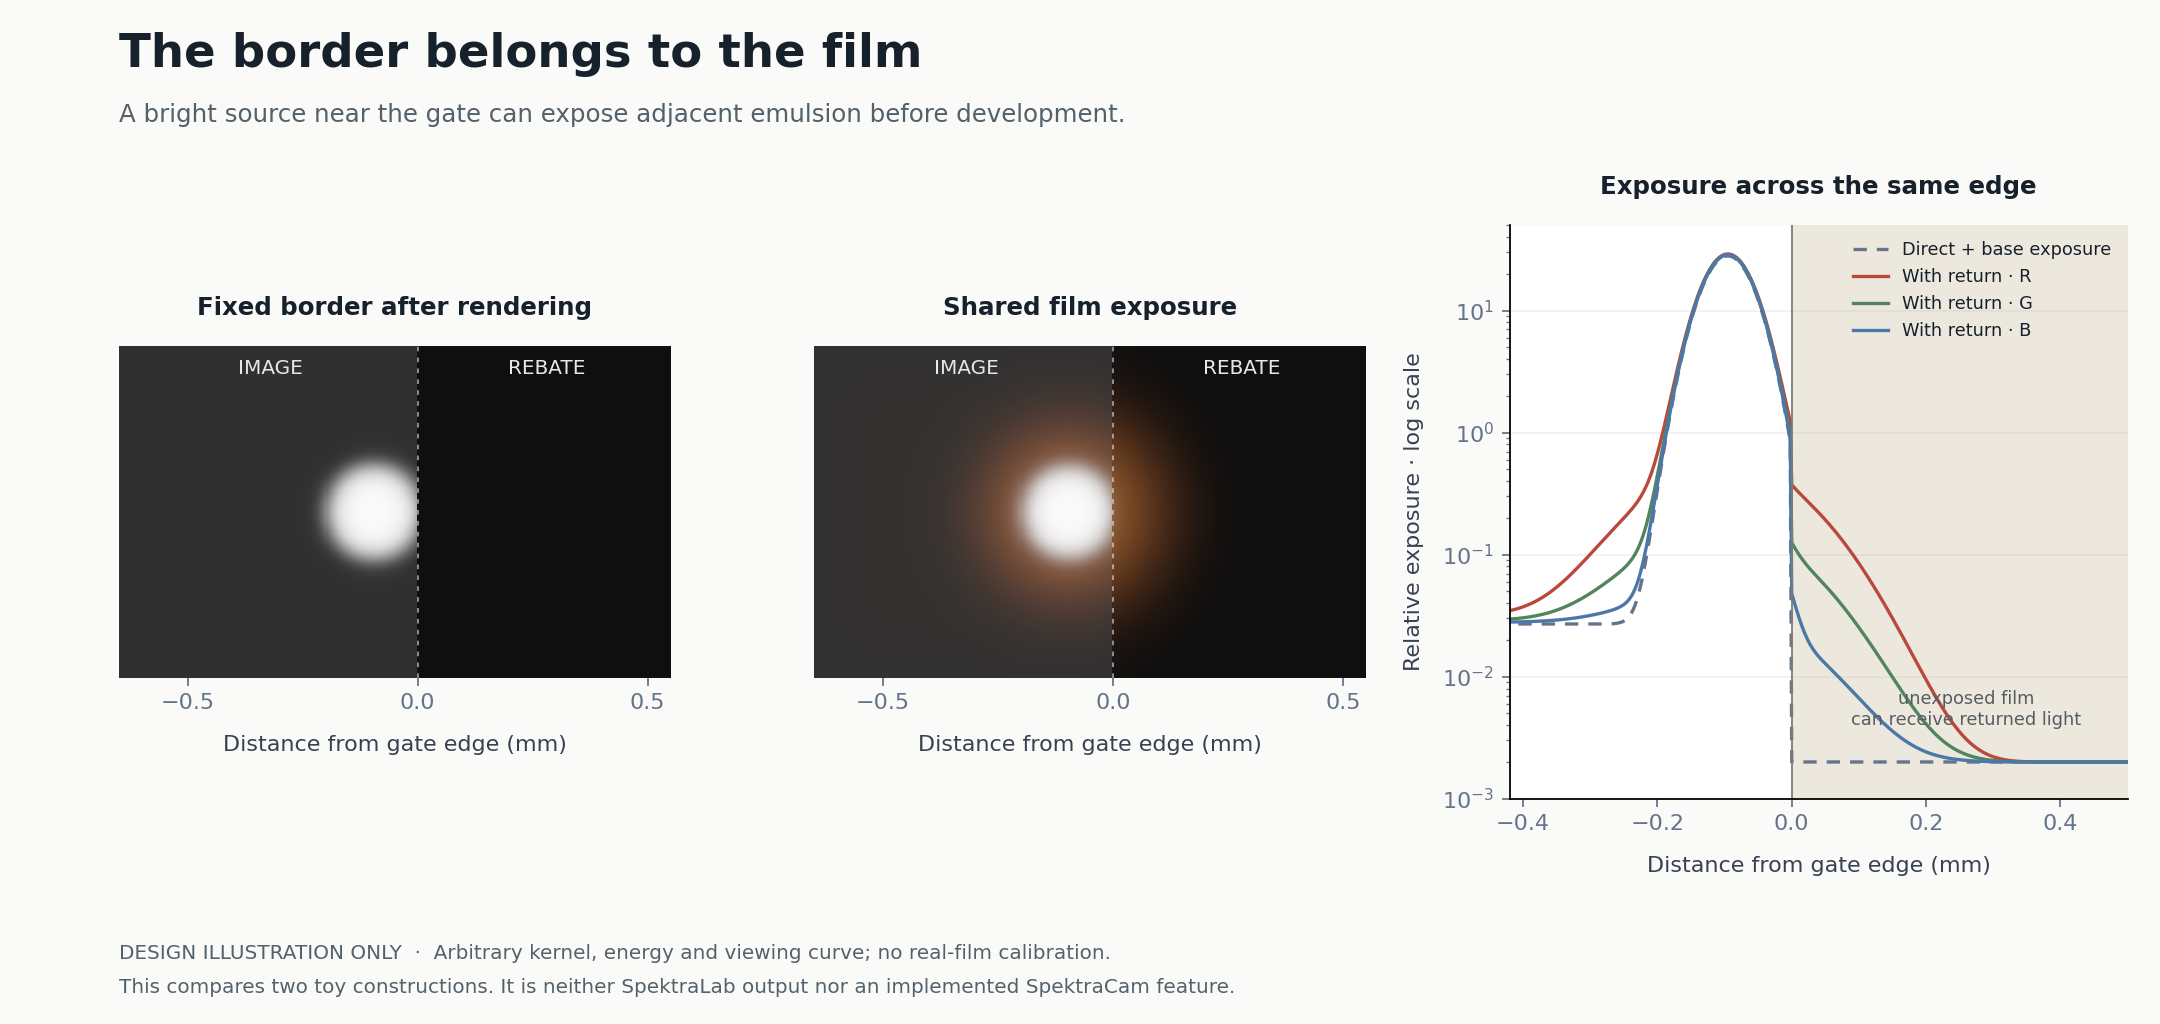

This figure's Python source:
"""Illustrate gate clipping versus shared film exposure; not a calibrated film model.

Run with the project's existing Reference/.venv Python. Generates PNG and SVG
beside this script. This is research material, not application rendering code.
"""

from pathlib import Path

import matplotlib

matplotlib.use("Agg")
import matplotlib.pyplot as plt
import numpy as np
from scipy.ndimage import gaussian_filter


OUT = Path(__file__).resolve().parent
x = np.linspace(-0.65, 0.55, 540)
y = np.linspace(-0.36, 0.36, 324)
xx, yy = np.meshgrid(x, y)
gate = xx < 0
source = 0.025 + 28 * np.exp(-((xx + 0.095) ** 2 + yy**2) / (2 * 0.035**2))
direct = source * gate
fog = 0.002
plain = np.repeat((direct + fog)[..., None], 3, axis=2)
integrated = plain.copy()
pitch = x[1] - x[0]
for channel, energy in enumerate((0.16, 0.045, 0.009)):
    # Arbitrary, normalized, zero-padded example kernels. No off-frame light
    # is invented; only light admitted by the gate supplies the returned field.
    scatter = gaussian_filter(direct, 0.018 / pitch, mode="constant")
    returned = gaussian_filter(direct, 0.095 / pitch, mode="constant")
    integrated[..., channel] += 0.025 * scatter + energy * returned


def display(exposure):
    # Merely a monotonic viewing transform, not film development or printing.
    return np.clip(exposure / (1 + exposure), 0, 1) ** (1 / 2.2)


plt.rcParams.update(
    {
        "font.family": "DejaVu Sans",
        "font.size": 10,
        "axes.spines.top": False,
        "axes.spines.right": False,
        "axes.labelcolor": "#374151",
        "text.color": "#17212b",
        "xtick.color": "#64748b",
        "ytick.color": "#64748b",
        "svg.fonttype": "none",
    }
)
fig = plt.figure(figsize=(13.5, 6.4), facecolor="#fafaf8")
grid = fig.add_gridspec(1, 3, width_ratios=(1, 1, 1.12), wspace=0.25)
for col, (pixels, title) in enumerate(
    ((plain, "Fixed border after rendering"), (integrated, "Shared film exposure"))
):
    ax = fig.add_subplot(grid[col])
    ax.imshow(
        display(pixels), origin="lower", extent=(x[0], x[-1], y[0], y[-1]),
        aspect="equal", interpolation="nearest"
    )
    ax.axvline(0, color="white", linewidth=0.7, linestyle=(0, (3, 4)), alpha=0.65)
    ax.set_title(title, fontsize=11, fontweight="bold", pad=14)
    ax.set_xlabel("Distance from gate edge (mm)", labelpad=10)
    ax.set_yticks([])
    ax.set_xticks((-0.5, 0, 0.5))
    ax.text(-0.32, 0.30, "IMAGE", color="#e5e7eb", fontsize=9, ha="center")
    ax.text(0.28, 0.30, "REBATE", color="#e5e7eb", fontsize=9, ha="center")
    for spine in ax.spines.values():
        spine.set_visible(False)

ax = fig.add_subplot(grid[2])
row = np.argmin(np.abs(y))
ax.axvspan(0, x[-1], color="#ece8dd", zorder=0)
ax.semilogy(x, plain[row, :, 0], color="#64748b", linewidth=1.5,
            linestyle=(0, (4, 3)), label="Direct + base exposure")
for channel, color, label in (
    (0, "#ba493c", "With return · R"),
    (1, "#52845d", "With return · G"),
    (2, "#4c78a8", "With return · B"),
):
    ax.semilogy(x, integrated[row, :, channel], color=color, linewidth=1.5, label=label)
ax.axvline(0, color="#7b7d77", linewidth=0.8)
ax.set_title("Exposure across the same edge", fontsize=11, fontweight="bold", pad=14)
ax.set_xlabel("Distance from gate edge (mm)", labelpad=10)
ax.set_ylabel("Relative exposure · log scale", labelpad=8)
ax.set_xlim(-0.42, 0.50)
ax.set_ylim(0.001, 50)
ax.grid(axis="y", alpha=0.16)
ax.legend(loc="upper right", frameon=False, fontsize=8)
ax.text(0.26, 0.004, "unexposed film\ncan receive returned light", fontsize=8,
        ha="center", color="#565d60")

fig.text(0.055, 0.935, "The border belongs to the film", fontsize=21, fontweight="bold")
fig.text(0.055, 0.881,
         "A bright source near the gate can expose adjacent emulsion before development.",
         fontsize=11, color="#53616b")
fig.text(0.055, 0.063,
         "DESIGN ILLUSTRATION ONLY  ·  Arbitrary kernel, energy and viewing curve; no real-film calibration.",
         fontsize=9, color="#53616b")
fig.text(0.055, 0.030,
         "This compares two toy constructions. It is neither SpektraLab output nor an implemented SpektraCam feature.",
         fontsize=9, color="#53616b")
fig.subplots_adjust(left=0.055, right=0.985, top=0.78, bottom=0.22)
fig.savefig(OUT / "boundary_concept.png", dpi=160, facecolor=fig.get_facecolor())
fig.savefig(OUT / "boundary_concept.svg", facecolor=fig.get_facecolor())
plt.close(fig)
print("Wrote boundary_concept.png and boundary_concept.svg")
